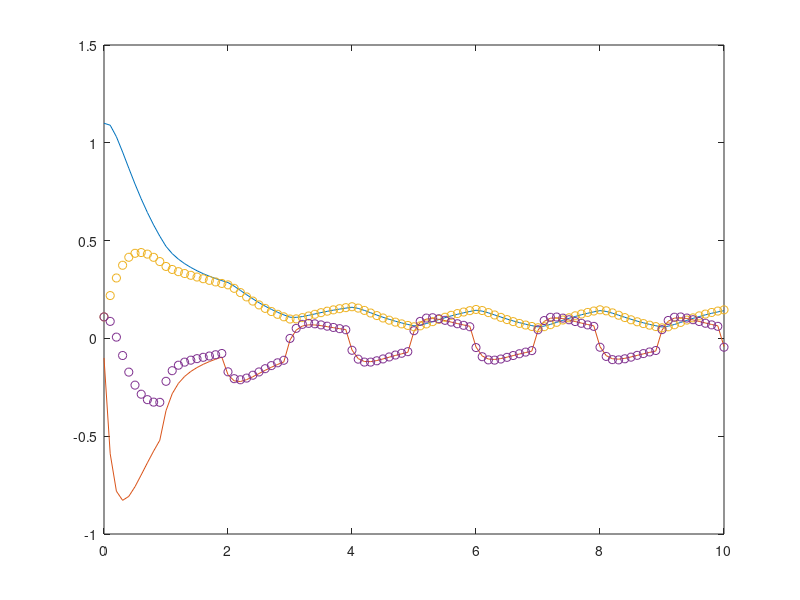

Here is the MATLAB script that generated this plot:
pkg load control
clear();

A = [0 1; -5 -6];
B = [0; 1];
C = [1, 0];
Mo = [C ; C*A]
det(Mo)

Aa = A'
Ba = C'
Ca = B'
D = 0

sys = ss(Aa, Ba, Ca, D);
P = [-3, -4]
L = place(sys, P)';

%//u = 1;
x = [1; 1];
xh = [0; 0];
yh = 0;
dt = 0.1;
t = 0: dt: 10;
i = 0;

for n = t
    i = i + 1;
    u = mod(n, 2) >= 1;
    dx = A * x + B * u;
    x = x + dx * 0.1;
    y = C * x
    x1(i) = x(1);
    x2(i) = x(2);

    dxh = A * xh + B * u - L * (yh - y);
    xh = xh + dxh * 0.1;
    yh = C * xh;
    xh1(i) = xh(1);
    xh2(i) = xh(2);
endfor

plot(t, x1, t, x2, t, xh1, 'o', t, xh2, 'o');